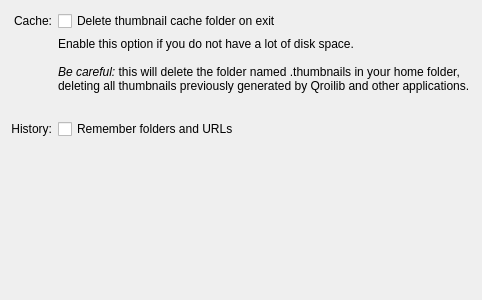
<?xml version="1.0" encoding="UTF-8"?>
<ui version="4.0">
 <class>AdvancedConfigPage</class>
 <widget class="QWidget" name="AdvancedConfigPage">
  <property name="geometry">
   <rect>
    <x>0</x>
    <y>0</y>
    <width>482</width>
    <height>300</height>
   </rect>
  </property>
  <layout class="QGridLayout" name="gridLayout">
   <item row="0" column="0">
    <widget class="QLabel" name="label_2">
     <property name="text">
      <string>Cache:</string>
     </property>
     <property name="alignment">
      <set>Qt::AlignRight|Qt::AlignTrailing|Qt::AlignVCenter</set>
     </property>
    </widget>
   </item>
   <item row="0" column="1">
    <layout class="QHBoxLayout" name="horizontalLayout_2">
     <item>
      <widget class="QCheckBox" name="kcfg_DeleteThumbnailCacheOnExit">
       <property name="text">
        <string>Delete thumbnail cache folder on exit</string>
       </property>
      </widget>
     </item>
     <item>
      <spacer name="horizontalSpacer">
       <property name="orientation">
        <enum>Qt::Horizontal</enum>
       </property>
       <property name="sizeHint" stdset="0">
        <size>
         <width>40</width>
         <height>20</height>
        </size>
       </property>
      </spacer>
     </item>
    </layout>
   </item>
   <item row="1" column="1">
    <widget class="QLabel" name="cacheHelpLabel">
     <property name="text">
         <string>Enable this option if you do not have a lot of disk space.&lt;br/&gt;&lt;br/&gt;&lt;em&gt;Be careful:&lt;/em&gt; this will delete the folder named &lt;filename&gt;.thumbnails&lt;/filename&gt; in your home folder, deleting all thumbnails previously generated by Qroilib and other applications.</string>
     </property>
     <property name="wordWrap">
      <bool>true</bool>
     </property>
    </widget>
   </item>
   <item row="2" column="0">
    <spacer name="verticalSpacer_3">
     <property name="orientation">
      <enum>Qt::Vertical</enum>
     </property>
     <property name="sizeType">
      <enum>QSizePolicy::Fixed</enum>
     </property>
     <property name="sizeHint" stdset="0">
      <size>
       <width>20</width>
       <height>20</height>
      </size>
     </property>
    </spacer>
   </item>
   <item row="3" column="0">
    <widget class="QLabel" name="label_3">
     <property name="text">
      <string>History:</string>
     </property>
     <property name="alignment">
      <set>Qt::AlignRight|Qt::AlignTrailing|Qt::AlignVCenter</set>
     </property>
    </widget>
   </item>
   <item row="3" column="1">
    <layout class="QHBoxLayout" name="horizontalLayout">
     <item>
      <widget class="QCheckBox" name="kcfg_HistoryEnabled">
       <property name="text">
        <string>Remember folders and URLs</string>
       </property>
      </widget>
     </item>
     <item>
      <spacer name="horizontalSpacer_2">
       <property name="orientation">
        <enum>Qt::Horizontal</enum>
       </property>
       <property name="sizeHint" stdset="0">
        <size>
         <width>40</width>
         <height>20</height>
        </size>
       </property>
      </spacer>
     </item>
    </layout>
   </item>
   <item row="4" column="0" colspan="2">
    <spacer name="verticalSpacer">
     <property name="orientation">
      <enum>Qt::Vertical</enum>
     </property>
     <property name="sizeHint" stdset="0">
      <size>
       <width>20</width>
       <height>151</height>
      </size>
     </property>
    </spacer>
   </item>
  </layout>
 </widget>
 <resources/>
 <connections/>
</ui>
